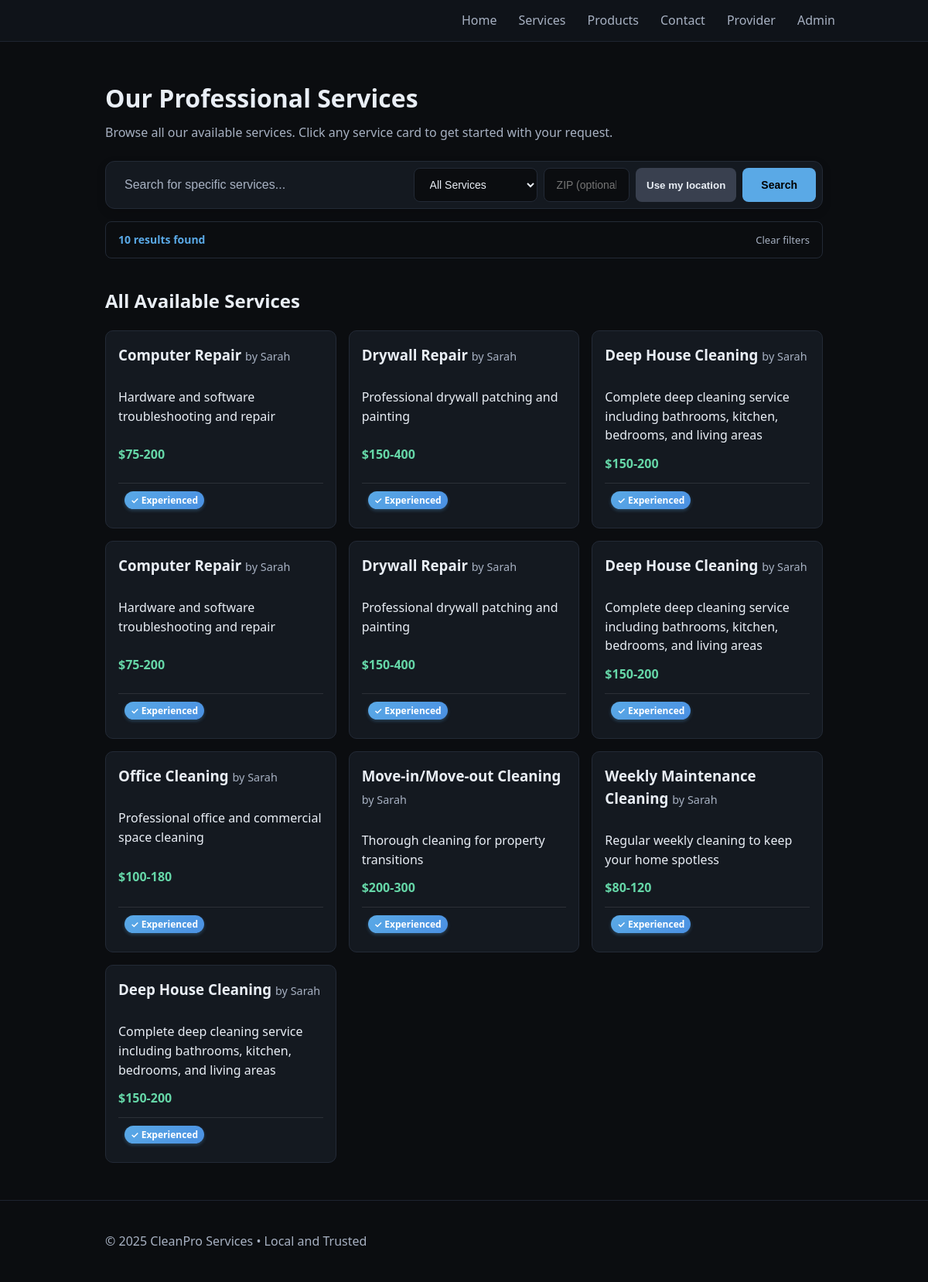
/provider/8/services, run on an earlier commit of the app's database.
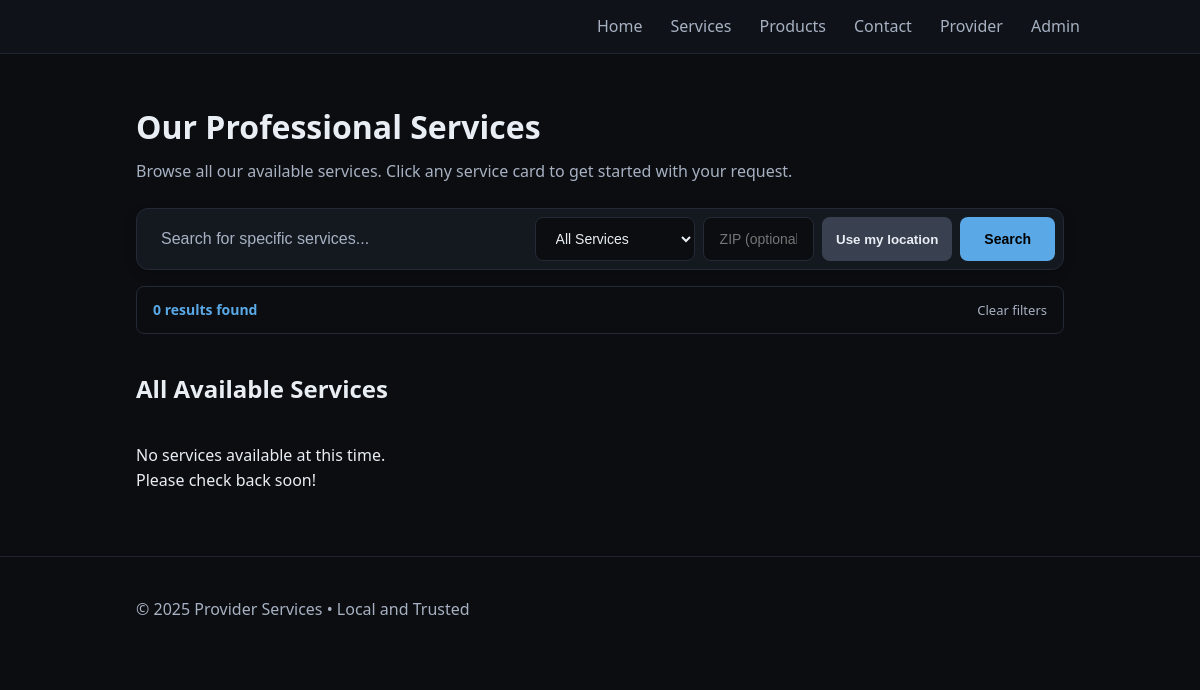
And on a later commit of the database.
### tables this page shows
CREATE TABLE services (
              id INTEGER PRIMARY KEY AUTOINCREMENT,
              title TEXT NOT NULL,
              description TEXT,
              price TEXT,
              active INTEGER NOT NULL DEFAULT 1,
              created_at TEXT NOT NULL
            , posted_by TEXT, provider_id INTEGER DEFAULT 0, is_certified INTEGER DEFAULT 0, certification_proof TEXT);

CREATE TABLE providers (
              id INTEGER PRIMARY KEY AUTOINCREMENT,
              email TEXT UNIQUE NOT NULL,
              password_hash TEXT NOT NULL,
              first_name TEXT,
              business_name TEXT,
              phone TEXT,
              base_zip TEXT,
              address TEXT,
              about TEXT,
              profile_photo TEXT,
              active INTEGER NOT NULL DEFAULT 1,
              created_at TEXT NOT NULL
            );

### app.py (the view)
    @app.route("/provider/<int:provider_id>/services")
    def provider_services(provider_id):
        with closing(get_db()) as db:
            cur = db.cursor()
            cur.execute(
                "SELECT id, title, description, price, posted_by FROM services WHERE provider_id = ? AND active = 1 ORDER BY created_at DESC",
                (provider_id,)
            )
            services_raw = cur.fetchall()
            services = [dict(row) for row in services_raw]
            if provider_id == 0:
                cur.execute("SELECT first_name, business_name FROM profile WHERE id = 1")
                profile_row = cur.fetchone()
                provider_name = profile_row["business_name"] if profile_row else "Services"
            else:
                cur.execute("SELECT first_name, business_name FROM providers WHERE id = ? AND active = 1", (provider_id,))
                provider_row = cur.fetchone()
                provider_name = provider_row["business_name"] if provider_row else "Provider Services"
            profile = {
                "first_name": profile_row["first_name"] if 'profile_row' in locals() and profile_row else (provider_row["first_name"] if 'provider_row' in locals() and provider_row else ""),
                "business_name": provider_name
            }
        return render_template("services.html", services=services, profile=profile, title=f"{provider_name} - Services")

### app.py (called while the page is built)
def get_db():
    conn = sqlite3.connect(DB_PATH)
    conn.row_factory = sqlite3.Row
    return conn

### templates/services.html (shortened to what this page needs)
{% extends "base.html" %}
{% block content %}
<section class="hero">
  <h1>Our Professional Services</h1>
  <p>Browse all our available services. Click any service card to get started with your request.</p>
  <form method="get" action="{{ url_for('services') }}" class="hero-search">
    <div class="search-container">
      <input type="search"
             name="q"
             value="{{ search_query or '' }}"
             placeholder="Search for specific services..."
             class="search-input">
      <select name="filter" class="search-filter">
        <option value="all" {{ 'selected' if filter_type == 'all' else '' }}>All Services</option>
      </select>
      <input type="text"
             name="zip"
             class="search-filter"
             placeholder="ZIP (optional)"
             inputmode="numeric"
             pattern="\d{5}"
             maxlength="5"
             title="Enter a 5-digit ZIP code"
             value="{{ applied_zip or '' }}">
      <button type="button" id="useLocationBtn" class="btn secondary">Use my location</button>
      <button type="submit" class="search-btn">Search</button>
    </div>
    {% if search_query or filter_type != 'all' %}
    <div class="search-status">
      <span class="search-results">{{ services|length }} result{{ 's' if services|length != 1 else '' }} found</span>
      {% if applied_zip %}
        <span class="search-filter-label">• Near ZIP {{ applied_zip }}</span>
        <a href="{{ url_for('services', q=search_query, filter=filter_type) }}" class="clear-search">Clear location</a>
      {% else %}
        <a href="{{ url_for('services') }}" class="clear-search">Clear filters</a>
      {% endif %}
    </div>
    {% endif %}
  </form>
</section>
<section>
  <h2>All Available Services</h2>
  <div class="cards">
    {% for s in services %}
      {% set poster = s['posted_by'] or profile.first_name %}
      <a href="{{ url_for('contact') }}?service={{ s['title']|urlencode }}{% if poster %}&poster={{ poster|urlencode }}{% endif %}" class="card-link">
        <div class="card clickable">
          <h3>
            {{ s['title'] }}
            {% if filter_type != 'by_provider' and poster %}
              <span class="muted" style="font-weight:normal;">by {{ poster }}</span>
            {% endif %}
          </h3>
          <p>{{ s['description'] or '' }}</p>
          {% if s['price'] %}<p class="price">{{ s['price'] }}</p>{% endif %}
          <div class="certification-status">
            {% if s['is_certified'] == 1 %}
              <span class="certified-badge">✓ Certified</span>
            {% else %}
              <span class="experience-badge">✓ Experienced</span>
            {% endif %}
          </div>
        </div>
      </a>
    {% else %}
      <p>No services available at this time. Please check back soon!</p>
    {% endfor %}
  </div>
</section>
{% endblock %}

### templates/base.html (shortened to what this page needs)
<!doctype html>
<html lang="en">
<head>
  <link href="{{ url_for('static', filename='styles.css') }}?v=20251012-2" rel="stylesheet">
</head>
<body>
  <header class="site-header">
    <div class="container header-inner">
      <nav id="site-nav" class="nav">
        <a href="{{ url_for('home') }}" class="nav-link">Home</a>
        <a href="{{ url_for('services') }}" class="nav-link">Services</a>
        <a href="{{ url_for('products') }}" class="nav-link">Products</a>
        <a href="{{ url_for('contact') }}" class="nav-link">Contact</a>
        {% if session.get('provider') %}
          <a href="{{ url_for('provider_dashboard') }}" class="nav-link">Provider</a>
          <a href="{{ url_for('provider_change_password') }}" class="nav-link">Change Password</a>
          <form action="{{ url_for('provider_logout') }}" method="post" class="inline-form"><button type="submit" class="linklike">Logout</button></form>
        {% else %}
          <a href="{{ url_for('provider_login') }}" class="nav-link">Provider</a>
        {% endif %}
        {% if session.get('admin') %}
          <a href="{{ url_for('admin_dashboard') }}" class="nav-link admin-link">Admin</a>
          <a href="{{ url_for('admin_change_password') }}" class="nav-link admin-link">Change Password</a>
          <form action="{{ url_for('admin_logout') }}" method="post" class="inline-form"><button type="submit" class="linklike">Logout</button></form>
        {% else %}
          <a href="{{ url_for('admin_login') }}" class="nav-link admin-link">Admin</a>
        {% endif %}
      </nav>
    </div>
  </header>
  <main class="container">
    {% block content %}{% endblock %}
  </main>
  <footer class="site-footer">
    <div class="container">
  <p>&copy; {{ current_year }} {{ profile.business_name or "Your Mom's Services" }} • Local and Trusted</p>
    </div>
  </footer>
</body>
</html>

What changed in the data, as far as the page shows it:
removed services: title "Computer Repair", posted_by "Sarah", description "Hardware and software troubleshooting and repair", price "$75-200"
removed services: title "Drywall Repair", posted_by "Sarah", description "Professional drywall patching and painting", price "$150-400"
removed services: title "Deep House Cleaning", posted_by "Sarah", description "Complete deep cleaning service including bathrooms, kitchen, bedrooms, and living areas", price "$150-200"
removed services: title "Computer Repair", posted_by "Sarah", description "Hardware and software troubleshooting and repair", price "$75-200"
removed services: title "Drywall Repair", posted_by "Sarah", description "Professional drywall patching and painting", price "$150-400"
removed services: title "Deep House Cleaning", posted_by "Sarah", description "Complete deep cleaning service including bathrooms, kitchen, bedrooms, and living areas", price "$150-200"
removed services: title "Office Cleaning", posted_by "Sarah", description "Professional office and commercial space cleaning", price "$100-180"
removed services: title "Move-in/Move-out Cleaning", posted_by "Sarah", description "Thorough cleaning for property transitions", price "$200-300"
removed services: title "Weekly Maintenance Cleaning", posted_by "Sarah", description "Regular weekly cleaning to keep your home spotless", price "$80-120"
removed services: title "Deep House Cleaning", posted_by "Sarah", description "Complete deep cleaning service including bathrooms, kitchen, bedrooms, and living areas", price "$150-200"
removed providers: business_name "CleanPro Services"
Also different on the page:
{{ services|length }}: "10" → "0"
{{ profile.business_name or "Your Mom's Services" }}: (not shown) → "Provider Services"
text now shown: "No services available at this time. Please check back soon!"
